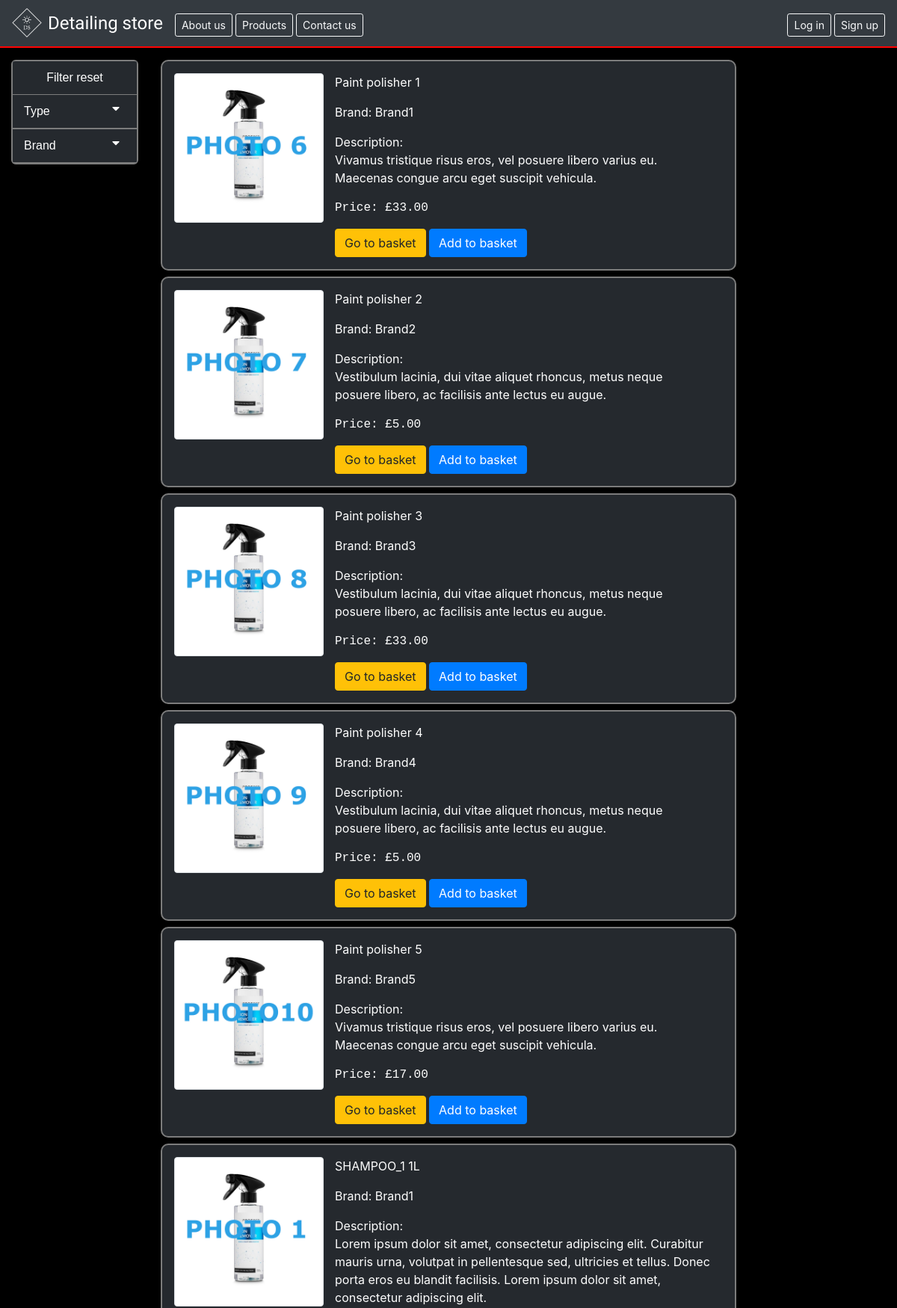
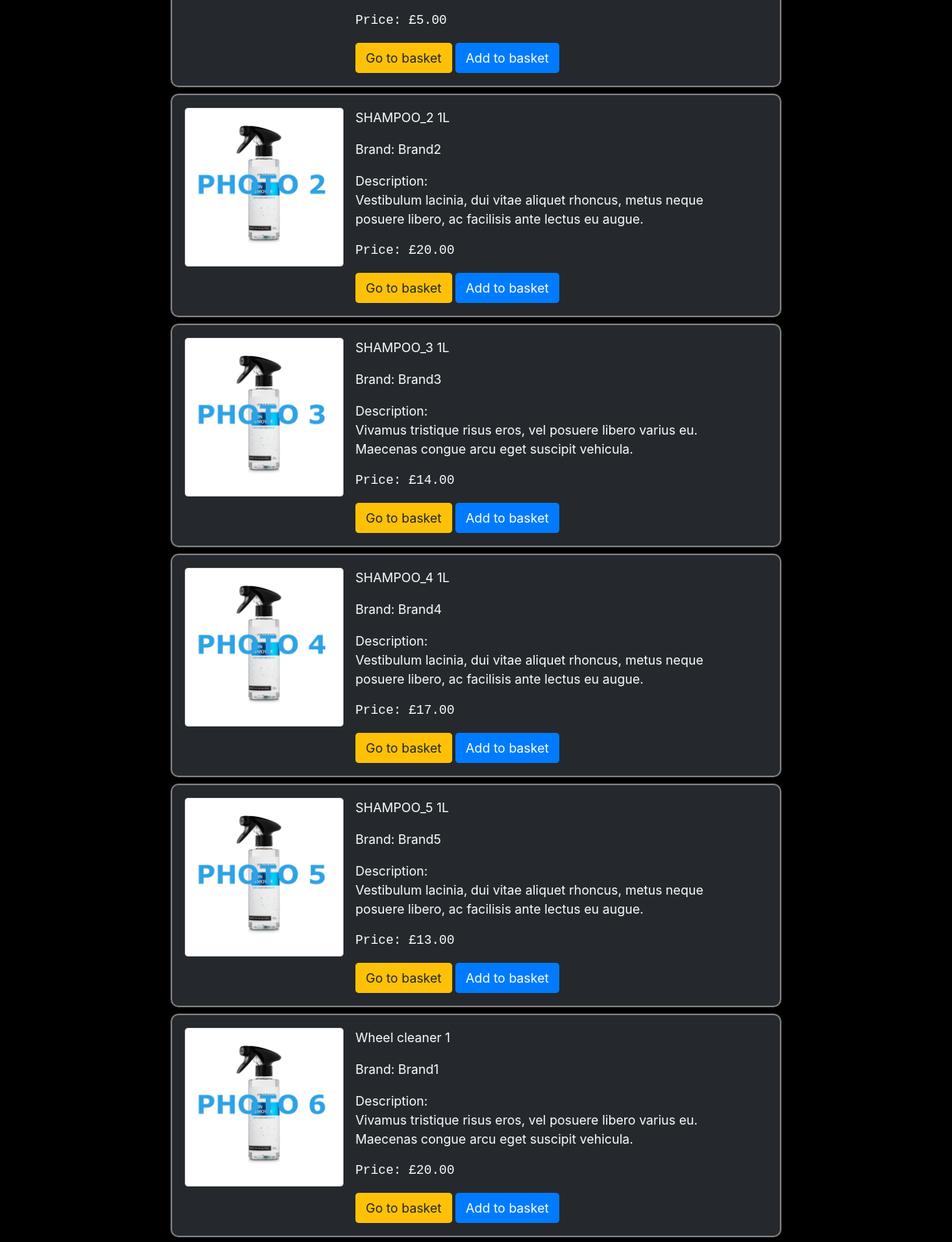
The page / (upper part) on the database its author committed (2 pictures, top to bottom).
### products/models.py (models this page shows, shortened)
class Product(models.Model):
    product_id = models.AutoField(primary_key=True, unique=True)
    name = models.CharField(max_length=250, blank=False)
    description = models.CharField(max_length=400, blank=False)
    product_type = models.CharField(max_length=250, blank=False)
    product_brand = models.CharField(max_length=200, blank=False)
    photo = models.ImageField(upload_to='products')
    price = models.DecimalField(max_digits=7, decimal_places=2)

### detailing_store/views.py (the view)
# urls.py: path('', views.HomePageView.as_view(), name='home_page'),
class HomePageView(TemplateView):
    model = Product
    template_name = 'products/product_page.html'
    def get_context_data(self, **kwargs):
        prod_type = self.request.GET.get('prod_type')
        prod_brand = self.request.GET.get('prod_brand')
        if prod_type is not None:
            products = Product.objects.filter(product_type=prod_type).order_by('name')
        elif prod_brand is not None:
            products = Product.objects.filter(product_brand=prod_brand)
        else:
            products = Product.objects.all().order_by('name')
        total_price = 0
        if self.request.user.is_authenticated:
            filtered_orders = Order.objects.filter(owner=self.request.user.customer, is_ordered=False)
            if filtered_orders.exists():
                product = filtered_orders[0].items.all()
                total = sum([item.product.price for item in product])
                total_price = str(total + (total*20)/100)
        product_types = set([item.product_type for item in products])
        product_brands = set([item.product_brand for item in products])
        context = {
            'products': products,
            'product_types': product_types,
            'product_brands': product_brands,
            'total_price': total_price,
        }
        self.request.session['total_price'] = total_price
        return context

### products/templates/products/product_page.html (shortened to what this page needs)
{% extends 'base.html'%}
{% block content_one %}
<nav class='animated bounceInDown' id="sidebar-nav">
    <ul>
        <li class='sub-menu'>
            <a id='type' class="text-center" href="{% url 'home_page' %}">Filter reset<div class=''></div></a>
        </li>
        <li class='sub-menu'>
            <a id='type'>Type<div class='fa fa-caret-down right'></div></a>
        </li>
        <li class='sub-menu'>
            <a id='type_one'>Brand<div class='fa fa-caret-down right'></div></a>
        </li>
    </ul>
</nav>
{% endblock content_one %}
{% block content_two %}
<div class="container">
       {% for product in products %}
        <div class="row right-col p-3 mb-2">
        <img class="img-thumbnail" id="img-size" src="{{ product.photo.url }}" alt=''>
        <div class="col" id="">
        <p class="">{{ product.name }}</p>
        <p class="">Brand: {{ product.product_brand }}</p>
        <p class="">Description:<br>{{ product.description }}</p>
        <p class="text-monospace">Price: £{{ product.price }}</p>
        <a href="{% url 'shopping_basket:order_summary' %}" class="btn btn-warning">Go to basket</a>
        <a href="{% url 'shopping_basket:add_to_basket' product.product_id %}" class="btn btn-primary">Add to basket</a>
        </div>
        </div>
    {% endfor %}
</div>
{% endblock content_two %}

### templates/base.html (shortened to what this page needs)
{% load i18n %}
<!DOCTYPE html>
{% load static %}
<html lang="en" dir="ltr">
  <head>
    <link rel="stylesheet" href="{% static 'css/bootstrap-4.6.0-dist/css/bootstrap.min.css' %}"/>
    <link rel="stylesheet" type="text/css" href="{% static "css/master.css" %}"/>
    <link rel='stylesheet' href='https://cdnjs.cloudflare.com/ajax/libs/font-awesome/4.7.0/css/font-awesome.min.css'>
    <link rel="stylesheet" href="https://use.fontawesome.com/releases/v5.0.13/css/all.css">
  </head>
  <body class="d-flex flex-column min-vh-100">
    <div class="wrapper flex-grow-1">
    <nav class="navbar navbar-expand-lg navbar-dark bg-dark nav-line">
    <img id="bg" src="{% static "media/ds_logo.png" %}" alt="">
      <a class="navbar-brand ml-2" id="brand" href="{% url 'home_page' %}">
      Detailing store</a>
      <div class="collapse navbar-collapse" id="navbarNavDropdown">
        <ul class="navbar-nav mr-auto">
          <li>
              <a style="text-decoration: none" href="{% url 'about_us' %}">
             <button type="button" class="btn btn-outline-light btn-sm mr-1 mt-1">About us</button>
              </a>
           </li>
             <li>
             <a style="text-decoration: none" href="{% url 'home_page' %}">
                <button type="button" class="btn btn-outline-light btn-sm mr-1 mt-1">Products</button>
             </a>
           </li>
           <li>
             <a style="text-decoration: none" href="{% url 'contact_us' %}">
             <button type="button" class="btn btn-outline-light btn-sm mt-1">Contact us</button>
             </a>
           </li>
          </ul>
          {% if user.is_authenticated %}
          <ul class="navbar-nav ml-auto">
           <li class="nav-item">
            <a class="nav-link p-0 mt-1 mr-3 text-light" href="{% url 'shopping_basket:order_summary' %}">
                <i class="fa fa-shopping-cart mr-1"></i>£ {{ total_price }}</a>
            </li>
          <div class="collapse navbar-collapse" id="navbarNavDropdown">
           <ul class="navbar-nav mr-auto">
          <li class="nav-item dropdown">
            <a class="nav-link p-0" href="#" id="navbarDropdownMenuLink" role="button" data-toggle="dropdown" aria-haspopup="true" aria-expanded="false">
            <button type="button" class="btn btn-outline-light btn-sm">@ {{ request.user }}</button>
            </a>
            <div class="dropdown-menu  dropdown-menu-right" aria-labelledby="navbarDropdownMenuLink">
              <a class="dropdown-item" href="{% url 'shopping_basket:orders_view' %}">Orders</a>
              <a class="dropdown-item" href="{% url 'accounts:address_view' %}">Addresses</a>
              <a class="dropdown-item" href="{% url 'accounts:profile_view' %}">Profile</a>
              <a class="dropdown-item" href="{% url 'accounts:logout' %}">Log out</a>
            </div>
          </li>
          </ul>
          </div>>
            </ul>
            {% else %}
          <ul class="navbar-nav ml-auto">
          <li class="nav-item">
            <a class="nav-link p-0 pr-1 pt-1" href="{% url 'accounts:login' %}"><button type="button" class="btn btn-outline-light btn-sm">Log in</button></a>
          </li>
          <li class="nav-item">
            <a class="nav-link p-0 pt-1" href="{% url 'accounts:signup' %}"><button type="button" class="btn btn-outline-light btn-sm">Sign up</button></a>
          </li>
        </ul>
        {% endif %}
      </div>
    </nav>
<div class="container-fluid mt-3">
    <div class="row">
     <div class="col-sm-2 mb-1">
         {% block content_one %}
         {% endblock content_one %}
      </div>
       <div class="col">
          {% block content_two %}
          {% endblock %}
       </div>
        <div class="col-sm-2">
        </div>
    </div>
</div>
    </div>
</body>
</html>

### static/css/master.css (style rules this page uses)
body { background-color: #000000; margin: 0; position: relative; padding-bottom: 100px; //height of the footer }
#bg { width: 40px; }
#brand { font-family: 'Nosifer', cursive; font-size: 1.5em; }
.right-col { background-color: rgba(52,58,64,0.72); border: 2px solid #7c7c7c; border-radius: 10px; color: #fefefe; }
.nav-line { border-bottom-style: solid; border-bottom-color: red; border-bottom-width: 2px ; }
#img-size { width: 200px; height: 200px; }
nav#sidebar-nav { position: relative; width: auto; font-family: Arial, sans-serif; border: 2px solid #7c7c7c; border-radius: 6px; }
nav#sidebar-nav ul { list-style: none; margin: 0; padding: 0; }
nav#sidebar-nav ul li a { display: block; background: rgba(52,58,64,0.72); padding: 10px 15px; color: #ffffff; text-decoration: none; -webkit-transition: 0.2s linear; -moz-transition: 0.2s linear; -ms-transition: 0.2s linear; -o-transition: 0.2s linear; transition: 0.2s linear; }
nav#sidebar-nav ul li a .fa { width: 16px; text-align: center; margin-right: 5px; float:right; }
#type { border-bottom: 1px solid #7c7c7c; }
#type_one { border-bottom: 1px solid #7c7c7c; border-top: 1px solid #7c7c7c; }
button, input[type="submit"], input[type="reset"] { background: none; color: inherit; border: none; padding: 0; font: inherit; cursor: pointer; outline: inherit; }

### rows shown on the page
Product: photo (picture), name "Paint polisher 1", product_brand "Brand1", description "Vivamus tristique risus eros, vel posuere libero varius eu. Maecenas congue arcu eget suscipit vehicula.", price "33.00"
Product: photo (picture), name "Paint polisher 2", product_brand "Brand2", description "Vestibulum lacinia, dui vitae aliquet rhoncus, metus neque posuere libero, ac facilisis ante lectus eu augue.", price "5.00"
Product: photo (picture), name "Paint polisher 3", product_brand "Brand3", description "Vestibulum lacinia, dui vitae aliquet rhoncus, metus neque posuere libero, ac facilisis ante lectus eu augue.", price "33.00"
Product: photo (picture), name "Paint polisher 4", product_brand "Brand4", description "Vestibulum lacinia, dui vitae aliquet rhoncus, metus neque posuere libero, ac facilisis ante lectus eu augue.", price "5.00"
Product: photo (picture), name "Paint polisher 5", product_brand "Brand5", description "Vivamus tristique risus eros, vel posuere libero varius eu. Maecenas congue arcu eget suscipit vehicula.", price "17.00"
Product: photo (picture), name "SHAMPOO_1 1L", product_brand "Brand1", description "Lorem ipsum dolor sit amet, consectetur adipiscing elit. Curabitur mauris urna, volutpat in pellentesque sed, ultricies et tellus. Donec porta eros eu blandit facilisis. Lorem ipsum dolor sit amet, consectetur adipiscing elit.", price "5.00"
Product: photo (picture), name "SHAMPOO_2 1L", product_brand "Brand2", description "Vestibulum lacinia, dui vitae aliquet rhoncus, metus neque posuere libero, ac facilisis ante lectus eu augue.", price "20.00"
Product: photo (picture), name "SHAMPOO_3 1L", product_brand "Brand3", description "Vivamus tristique risus eros, vel posuere libero varius eu. Maecenas congue arcu eget suscipit vehicula.", price "14.00"
Product: photo (picture), name "SHAMPOO_4 1L", product_brand "Brand4", description "Vestibulum lacinia, dui vitae aliquet rhoncus, metus neque posuere libero, ac facilisis ante lectus eu augue.", price "17.00"
Product: photo (picture), name "SHAMPOO_5 1L", product_brand "Brand5", description "Vestibulum lacinia, dui vitae aliquet rhoncus, metus neque posuere libero, ac facilisis ante lectus eu augue.", price "13.00"
Product: photo (picture), name "Wheel cleaner 1", product_brand "Brand1", description "Vivamus tristique risus eros, vel posuere libero varius eu. Maecenas congue arcu eget suscipit vehicula.", price "20.00"
